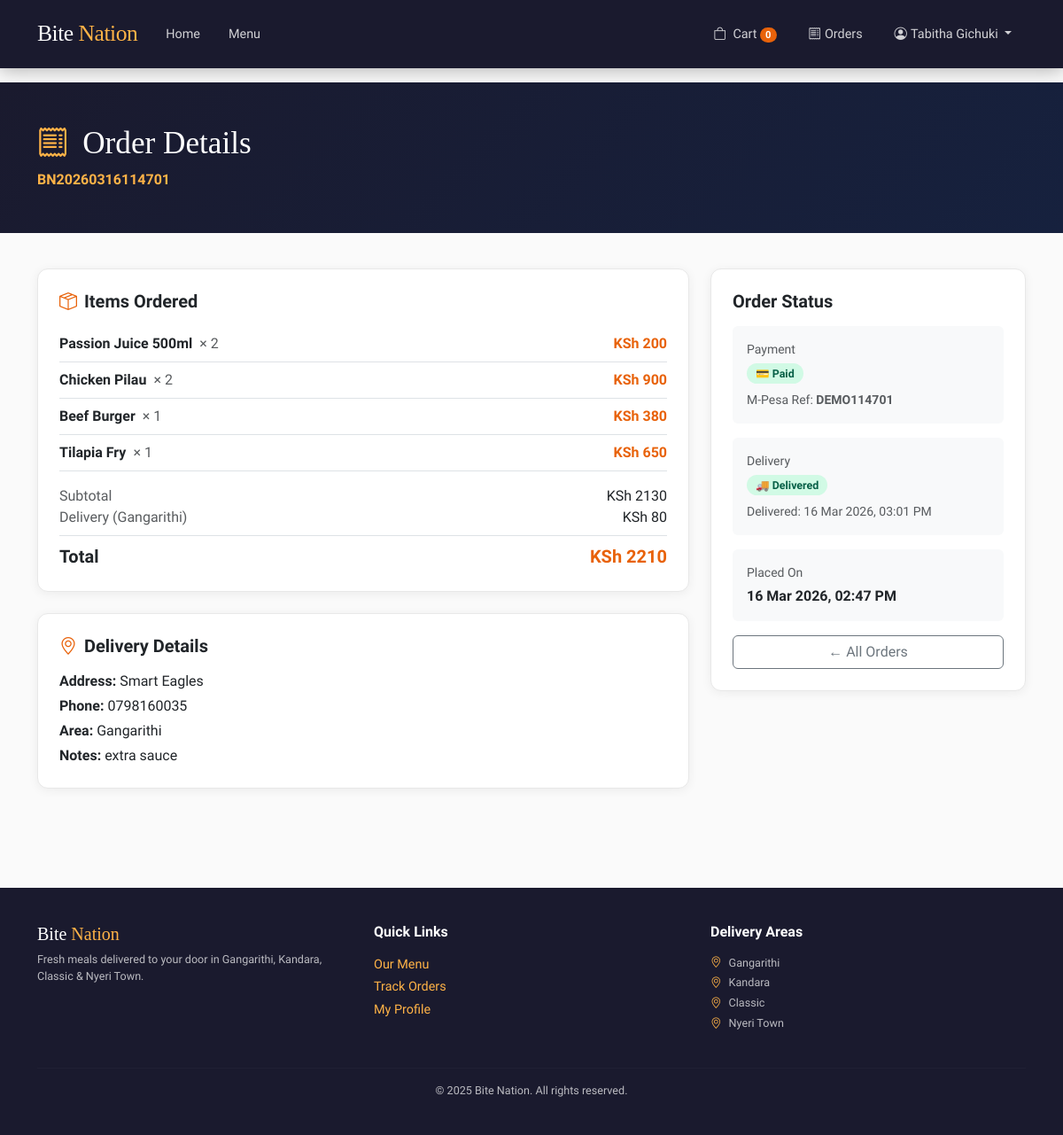
Screenshot of /order/1/ (signed in) with the database file from the repository.
### core/models.py (models this page shows, shortened)
class User(AbstractUser):
    ROLE_CHOICES = [
        ('customer', 'Customer'),
        ('kitchen', 'Kitchen Admin'),
        ('delivery', 'Delivery Admin'),
        ('admin', 'Admin'),
    ]
    phone = models.CharField(max_length=20, default='')
    address = models.TextField(default='')
    role = models.CharField(max_length=20, choices=ROLE_CHOICES, default='customer')
    email_verified = models.BooleanField(default=False)
    email_token = models.CharField(max_length=64, default='', blank=True)
    otp_code = models.CharField(max_length=6, default='', blank=True)
    otp_expires = models.DateTimeField(null=True, blank=True)

class Order(models.Model):
    PAYMENT_STATUS = [
        ('pending', 'Pending'),
        ('paid', 'Paid'),
        ('failed', 'Failed'),
    ]
    DELIVERY_STATUS = [
        ('pending', 'Pending'),
        ('preparing', 'Preparing'),
        ('on_the_way', 'On the Way'),
        ('delivered', 'Delivered'),
    ]
    order_number = models.CharField(max_length=50, unique=True)
    user = models.ForeignKey(User, on_delete=models.CASCADE, related_name='orders')
    delivery_area = models.ForeignKey(DeliveryArea, on_delete=models.SET_NULL, null=True, blank=True)
    delivery_address = models.TextField()
    delivery_phone = models.CharField(max_length=20)
    subtotal = models.DecimalField(max_digits=10, decimal_places=2)
    delivery_fee = models.DecimalField(max_digits=8, decimal_places=2, default=100)
    total = models.DecimalField(max_digits=10, decimal_places=2)
    payment_status = models.CharField(max_length=20, choices=PAYMENT_STATUS, default='pending')
    delivery_status = models.CharField(max_length=20, choices=DELIVERY_STATUS, default='pending')
    mpesa_checkout_id = models.CharField(max_length=200, default='', blank=True)
    mpesa_receipt = models.CharField(max_length=100, default='', blank=True)
    notes = models.TextField(default='', blank=True)
    created_at = models.DateTimeField(auto_now_add=True)
    delivered_at = models.DateTimeField(null=True, blank=True)
    class Meta:
        ordering = ['-created_at']

class OrderItem(models.Model):
    order = models.ForeignKey(Order, on_delete=models.CASCADE, related_name='items')
    food_item = models.ForeignKey(FoodItem, on_delete=models.SET_NULL, null=True)
    food_name = models.CharField(max_length=200)
    quantity = models.PositiveIntegerField()
    unit_price = models.DecimalField(max_digits=10, decimal_places=2)
    @property
    def line_total(self):
        return float(self.unit_price) * self.quantity

class DeliveryArea(models.Model):
    name = models.CharField(max_length=100, unique=True)
    delivery_fee = models.DecimalField(max_digits=8, decimal_places=2, default=100)
    is_active = models.BooleanField(default=True)
    created_at = models.DateTimeField(auto_now_add=True)
    class Meta:
        ordering = ['name']

### core/views.py (the view)
# urls.py: path('order/<int:order_id>/', views.order_detail, name='order_detail'),
@login_required
def order_detail(request, order_id):
    order = get_object_or_404(Order, id=order_id, user=request.user)
    return render(request, 'core/order_detail.html', {'order': order, 'items': order.items.all()})

### core/templates/core/order_detail.html (shortened to what this page needs)
{% extends "core/base.html" %}
{% block content %}
<div class="page-header">
  <div class="container">
    <h1><i class="bi bi-receipt me-3" style="color:var(--accent);"></i>Order Details</h1>
    <p class="mb-0 mt-1 fw-bold" style="color:var(--accent);">{{ order.order_number }}</p>
  </div>
</div>
<div class="container pb-5">
  <div class="row g-4">
    <div class="col-lg-8">
      <div class="card p-4 mb-4">
        <h5 class="fw-bold mb-3"><i class="bi bi-box-seam me-2" style="color:var(--primary);"></i>Items Ordered</h5>
        {% for oi in items %}
        <div class="d-flex justify-content-between align-items-center py-2 border-bottom">
          <div><span class="fw-bold">{{ oi.food_name }}</span><span class="text-muted ms-2">× {{ oi.quantity }}</span></div>
          <span class="fw-bold" style="color:var(--primary);">KSh {{ oi.line_total|floatformat:0 }}</span>
        </div>
        {% endfor %}
        <div class="d-flex justify-content-between mt-3"><span class="text-muted">Subtotal</span><span>KSh {{ order.subtotal|floatformat:0 }}</span></div>
        <div class="d-flex justify-content-between"><span class="text-muted">Delivery ({{ order.delivery_area.name|default:"—" }})</span><span>KSh {{ order.delivery_fee|floatformat:0 }}</span></div>
        <div class="d-flex justify-content-between mt-2 pt-2 border-top">
          <span class="fw-bold fs-5">Total</span>
          <span class="fw-bold fs-5" style="color:var(--primary);">KSh {{ order.total|floatformat:0 }}</span>
        </div>
      </div>
      <div class="card p-4">
        <h5 class="fw-bold mb-3"><i class="bi bi-geo-alt me-2" style="color:var(--primary);"></i>Delivery Details</h5>
        <p class="mb-1"><strong>Address:</strong> {{ order.delivery_address }}</p>
        <p class="mb-1"><strong>Phone:</strong> {{ order.delivery_phone }}</p>
        {% if order.delivery_area %}<p class="mb-1"><strong>Area:</strong> {{ order.delivery_area.name }}</p>{% endif %}
        {% if order.notes %}<p class="mb-0"><strong>Notes:</strong> {{ order.notes }}</p>{% endif %}
      </div>
    </div>
    <div class="col-lg-4">
      <div class="card p-4">
        <h5 class="fw-bold mb-3">Order Status</h5>
        <div class="mb-3 p-3 rounded" style="background:#f8f9fa;">
          <div class="small text-muted mb-1">Payment</div>
          <span class="badge-{{ order.payment_status }}">💳 {{ order.get_payment_status_display }}</span>
          {% if order.mpesa_receipt %}<div class="small text-muted mt-2">M-Pesa Ref: <strong>{{ order.mpesa_receipt }}</strong></div>{% endif %}
        </div>
        <div class="mb-3 p-3 rounded" style="background:#f8f9fa;">
          <div class="small text-muted mb-1">Delivery</div>
          <span class="badge-{{ order.delivery_status }}">🚚 {{ order.get_delivery_status_display }}</span>
          {% if order.delivered_at %}<div class="small text-muted mt-2">Delivered: {{ order.delivered_at|date:"d M Y, h:i A" }}</div>{% endif %}
        </div>
        <div class="p-3 rounded" style="background:#f8f9fa;">
          <div class="small text-muted mb-1">Placed On</div>
          <strong>{{ order.created_at|date:"d M Y, h:i A" }}</strong>
        </div>
        <a href="{% url 'my_orders' %}" class="btn btn-outline-secondary w-100 mt-3">← All Orders</a>
      </div>
    </div>
  </div>
</div>
{% endblock %}

### core/templates/core/base.html (shortened to what this page needs)
<!DOCTYPE html>
<html lang="en">
<head>
  <link href="https://cdn.jsdelivr.net/npm/bootstrap@5.3.2/dist/css/bootstrap.min.css" rel="stylesheet">
  <link href="https://cdn.jsdelivr.net/npm/bootstrap-icons@1.11.3/font/bootstrap-icons.css" rel="stylesheet">
</head>
<body>
<nav class="navbar navbar-expand-lg">
  <div class="container">
    <a class="navbar-brand" href="{% url 'index' %}">Bite <span>Nation</span></a>
    <div class="collapse navbar-collapse" id="navMain">
      <ul class="navbar-nav me-auto">
        <li class="nav-item"><a class="nav-link" href="{% url 'index' %}">Home</a></li>
        <li class="nav-item"><a class="nav-link" href="{% url 'menu' %}">Menu</a></li>
      </ul>
      <ul class="navbar-nav ms-auto align-items-center gap-1">
        {% if user.is_authenticated %}
          <li class="nav-item">
            <a class="nav-link position-relative" href="{% url 'cart' %}">
              <i class="bi bi-bag me-1"></i> Cart
              <span class="cart-badge" id="nav-cart-count">0</span>
            </a>
          </li>
          <li class="nav-item"><a class="nav-link" href="{% url 'my_orders' %}"><i class="bi bi-receipt me-1"></i>Orders</a></li>
          <li class="nav-item dropdown">
            <a class="nav-link dropdown-toggle" href="#" data-bs-toggle="dropdown">
              <i class="bi bi-person-circle me-1"></i>{{ user.first_name|default:user.username }}
            </a>
          </li>
        {% else %}
          <li class="nav-item"><a class="nav-link" href="{% url 'login' %}">Login</a></li>
          <li class="nav-item">
            <a class="btn btn-primary btn-sm px-3 ms-2" href="{% url 'register' %}">Sign Up</a>
          </li>
        {% endif %}
      </ul>
    </div>
  </div>
</nav>
{% block content %}{% endblock %}
<footer>
  <div class="container">
    <div class="row g-4">
      <div class="col-md-4">
        <h5 style="font-family:'Libre Baskerville',serif; color:white;">Bite <span style="color:var(--accent);">Nation</span></h5>
        <p class="mt-2 small">Fresh meals delivered to your door in Gangarithi, Kandara, Classic &amp; Nyeri Town.</p>
      </div>
      <div class="col-md-4">
        <h6 class="text-white fw-bold mb-3">Quick Links</h6>
        <div class="d-flex flex-column gap-1">
          <a href="{% url 'menu' %}">Our Menu</a>
          <a href="{% url 'my_orders' %}">Track Orders</a>
          <a href="{% url 'profile' %}">My Profile</a>
        </div>
      </div>
      <div class="col-md-4">
        <h6 class="text-white fw-bold mb-3">Delivery Areas</h6>
        <p class="small mb-1"><i class="bi bi-geo-alt me-2" style="color:var(--accent);"></i>Gangarithi</p>
        <p class="small mb-1"><i class="bi bi-geo-alt me-2" style="color:var(--accent);"></i>Kandara</p>
        <p class="small mb-1"><i class="bi bi-geo-alt me-2" style="color:var(--accent);"></i>Classic</p>
        <p class="small"><i class="bi bi-geo-alt me-2" style="color:var(--accent);"></i>Nyeri Town</p>
      </div>
    </div>
    <hr class="mt-4" style="border-color: rgba(255,255,255,0.1);">
    <p class="text-center mb-0 small">&copy; 2025 Bite Nation. All rights reserved.</p>
  </div>
</footer>
</body>
</html>

### rows the page displays
User: first_name "Tabitha Gichuki"
Order: order_number "BN20260316114701", subtotal "2130", delivery_area.name "Gangarithi", delivery_fee "80", total "2210", delivery_address "Smart Eagles", delivery_phone "0798160035", notes "extra sauce", payment_status "Paid", mpesa_receipt "DEMO114701", delivery_status "Delivered", delivered_at "16 Mar 2026, 03:01 PM", created_at "16 Mar 2026, 02:47 PM"
OrderItem: food_name "Passion Juice 500ml", quantity "2", line_total "200"
OrderItem: food_name "Chicken Pilau", quantity "2", line_total "900"
OrderItem: food_name "Beef Burger", quantity "1", line_total "380"
OrderItem: food_name "Tilapia Fry", quantity "1", line_total "650"
